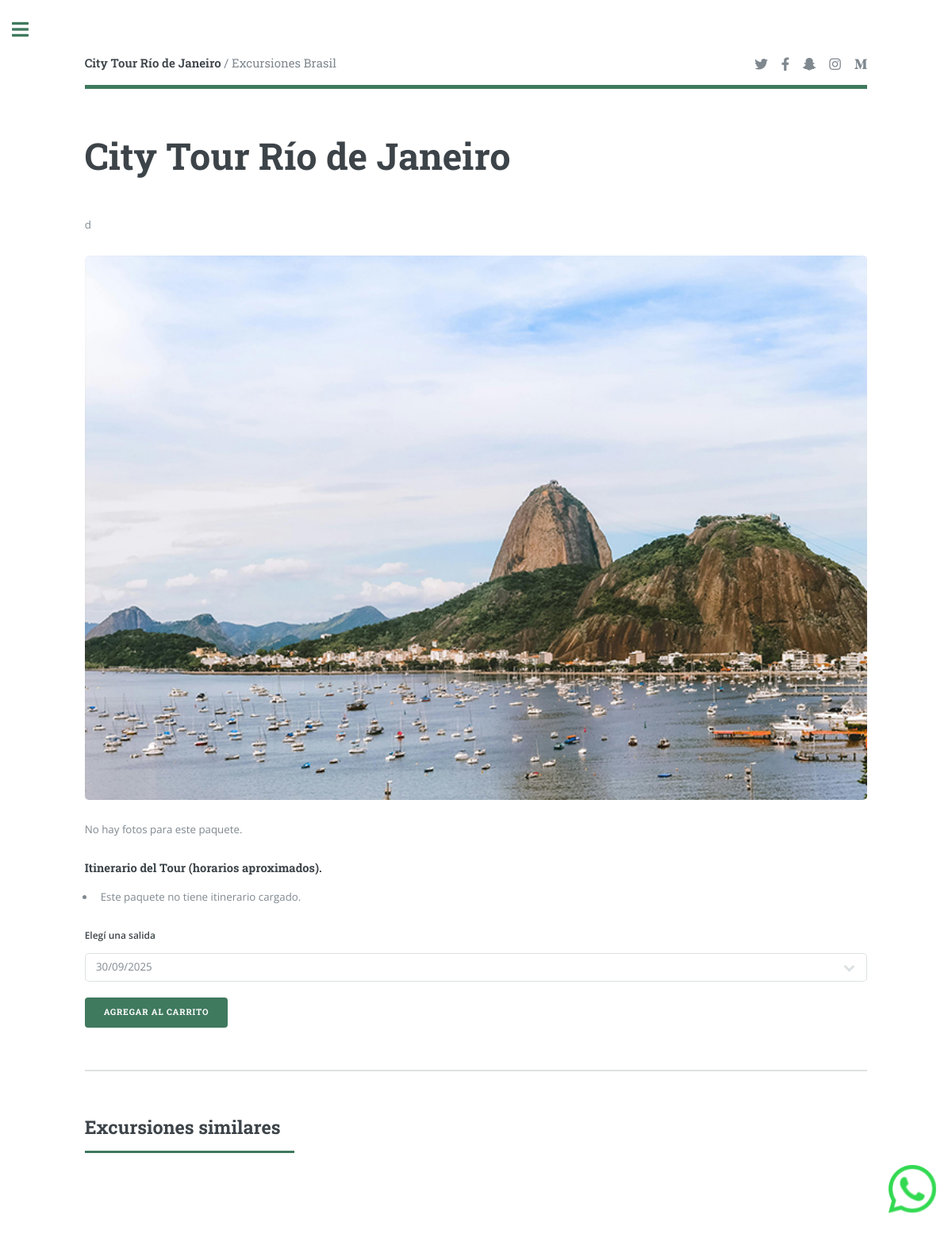
Before: /paquete/1/ with the older database file.
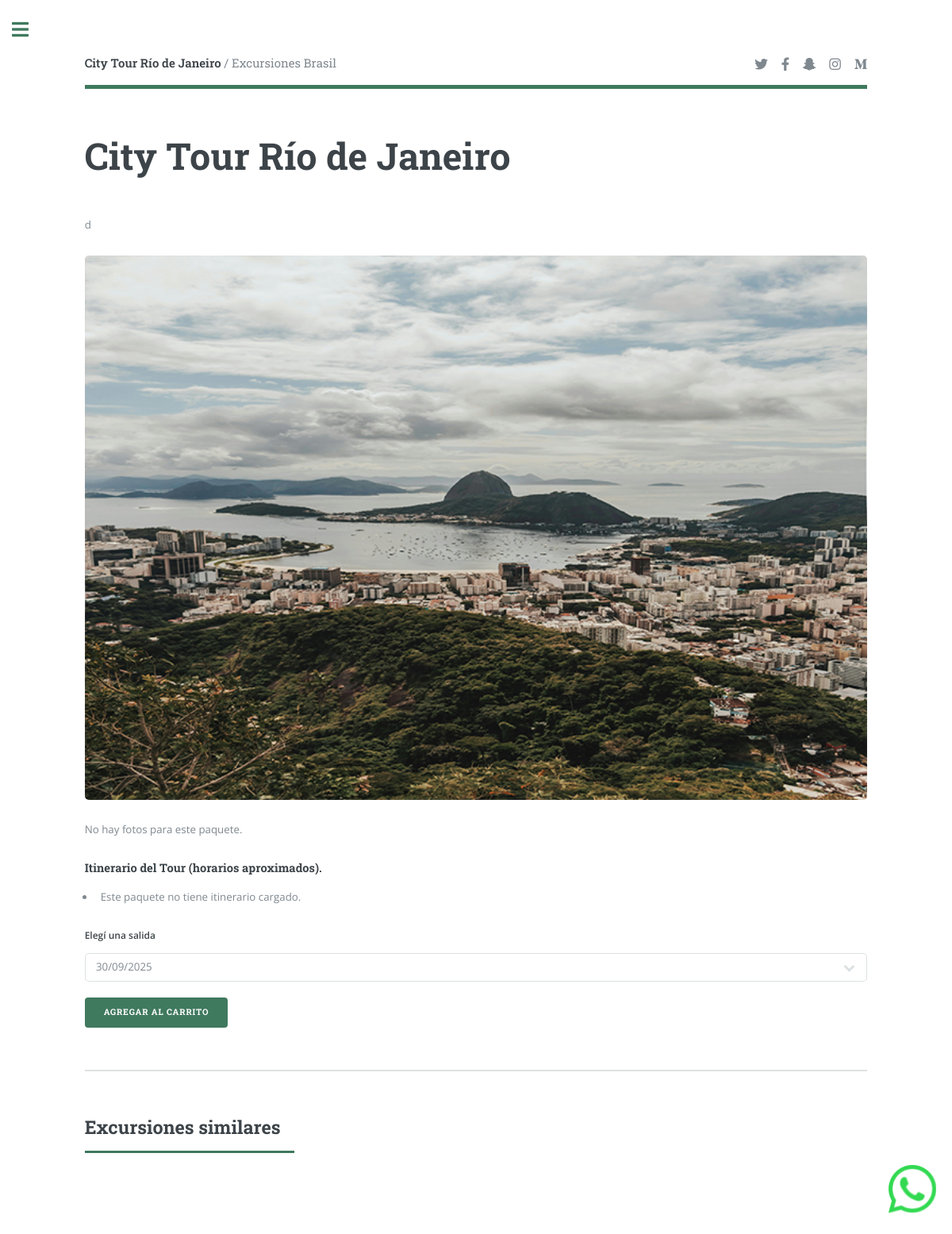
After: the same page with the newer database file.
### core/models.py (models this page shows, shortened)
class Paquete(models.Model):
    nombre = models.CharField(max_length=100)
    descripcion = models.TextField()
    precio = models.DecimalField(max_digits=10, decimal_places=2)
    imagen_portada = models.ImageField(upload_to='paquetes/portadas/')
    imagen_perfil = models.ImageField(upload_to='paquetes/perfil/')
    duracion_horas = models.PositiveIntegerField()
    ciudad = models.CharField(max_length=100)
    fecha_creacion = models.DateTimeField(auto_now_add=True)

### core/views.py (the view, shortened to what this page needs)
# urls.py: path("paquete/<int:pk>/", views.paquete, name="paquete"),
def paquete(request, pk):
    p = get_object_or_404(Paquete, pk=pk)
    salidas = p.salidas.filter(fecha__gte=localdate()).order_by('fecha')
    similares = Paquete.objects.exclude(pk=p.pk).order_by('?')[:6]
    return render(request, "paquete.html", {
        "paquete": p,
        "salidas": salidas,
        "similares": similares
    })

### templates/paquete.html (shortened to what this page needs)
{% extends "base.html" %}
{% load static socialaccount %}
{% load i18n %}
{% load static %}
{% block extra_head %}
<link href="https://cdnjs.cloudflare.com/ajax/libs/lightbox2/2.11.3/css/lightbox.min.css" rel="stylesheet">
{% endblock %}
{% block content %}
<div id="wrapper">
	<div id="main">
		<div class="inner">
			<header id="header">
				<a href="{{ request.get_full_path }}" class="logo"><strong>{{ paquete.nombre }}</strong> / Excursiones Brasil</a>
				<ul class="icons">
					<li><a href="#" class="icon brands fa-twitter"><span class="label">Twitter</span></a></li>
					<li><a href="#" class="icon brands fa-facebook-f"><span class="label">Facebook</span></a></li>
					<li><a href="#" class="icon brands fa-snapchat-ghost"><span class="label">Snapchat</span></a>
					</li>
					<li><a href="#" class="icon brands fa-instagram"><span class="label">Instagram</span></a></li>
					<li><a href="#" class="icon brands fa-medium-m"><span class="label">Medium</span></a></li>
				</ul>
			</header>
			<section>
				<header class="main">
					<h1>{{ paquete.nombre }}</h1>
				</header>
				<p>{{ paquete.descripcion }}</p>
				<span class="image fit"><img src="{{ paquete.imagen_portada.url }}" alt="" /></span>
				<div class="box alt">
					<div class="row gtr-50 gtr-uniform">
						{% for foto in paquete.fotos.all %}
						<div class="col-4">
							<a href="{{ foto.imagen.url }}" data-lightbox="galeria-{{ paquete.id }}" data-title="{{ foto.descripcion }}">
								<span class="image fit">
									<img src="{{ foto.imagen.url }}" alt="{{ foto.descripcion }}">
								</span>
							</a>
						</div>
						{% empty %}
						<p>{% trans "No hay fotos para este paquete." %}</p>
						{% endfor %}
					</div>
				</div>
				<h4>Itinerario del Tour (horarios aproximados).</h4>
				<ul>
					{% for i in paquete.itinerarios.all %}
					<li>{{ i.nombre }}</li>
					{% empty %}
					<li>Este paquete no tiene itinerario cargado.</li>
					{% endfor %}
				</ul>
				<form id="add-to-cart-form" method="post" action="{% url 'paquete' paquete.id %}">
					<div class="row gtr-uniform">
						<div class="col-12">
							<label for="salida_id">{% trans "Elegí una salida" %}</label>
							<select name="salida_id" id="salida_id" required>
								{% if salidas %}
								{% for s in salidas %}
								<option value="{{ s.id }}">
									{{ s.fecha|date:"d/m/Y" }}
								</option>
								{% endfor %}
								{% else %}
								<option value="" disabled selected>{% trans "Sin salidas disponibles" %}</option>
								{% endif %}
							</select>
						</div>
						<div class="col-12">
							<ul class="actions">
								<li><input type="submit" value="{% trans 'Agregar al carrito' %}" class="primary" /></li>
							</ul>
						</div>
					</div>
				</form>
			</section>
			<section>
				<header class="major">
					<h2>Excursiones similares</h2>
				</header>
			</section>
		</div>
	</div>
</div>
{% endblock %}

### templates/base.html (shortened to what this page needs)
{% load static %}
{% load i18n %}
{% load static socialaccount %}
<!DOCTYPE html>
<html lang="es">
<head>
    <link rel="stylesheet" href="{% static 'assets/css/main.css' %}">
    {% block extra_head %}{% endblock %}
</head>
<body class="is-preload">
    <div id="wrapper">
        <div id="main">
            <div class="inner">
                {% block content %}{% endblock %}
            </div>
        </div>
                        {% get_current_language as CURRENT_LANGUAGE %}
    </div>
    <a href="https://wa.me/3534243436?text=Hola%2C%20estoy%20interesado%20en%20recibir%20m%C3%A1s%20informaci%C3%B3n%20sobre%20sus%20paquetes%20tur%C3%ADsticos" target="_blank" style="position:fixed; bottom:20px; right:20px; z-index:1000;">
        <img src="{% static 'assets/images/whatsapp.png' %}" alt="WhatsApp" style="width:60px; height:60px;">
    </a>
</body>
</html>

Changed rows visible on the page:
changed Paquete "City Tour Río de Janeiro": imagen_portada: a different picture
